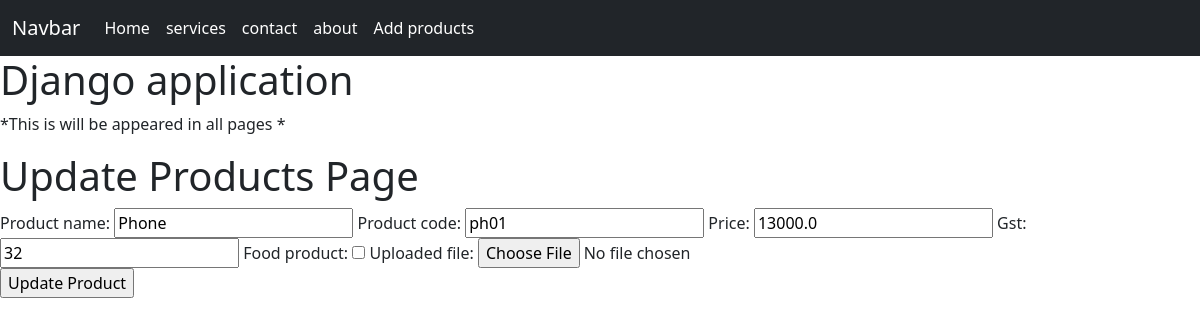
/myapplication/products/update/1/, run on an earlier commit of the app's database.
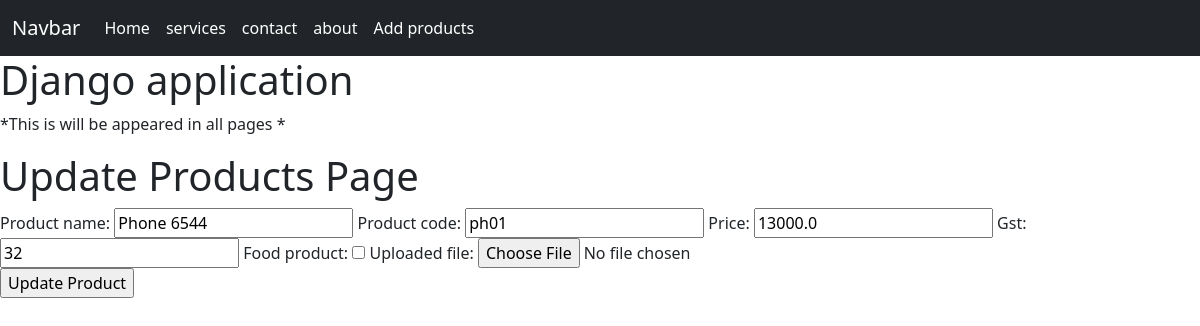
And on a later commit of the database.
### my_application/models.py (models this page shows, shortened)
class Product(models.Model):
    product_name = models.CharField(max_length=250, null=True)
    product_code = models.CharField(max_length=250, null=True)
    price = models.FloatField(default=0)
    gst = models.IntegerField(default=0)
    food_product = models.BooleanField(default=False)
    uploaded_file = models.FileField(upload_to='documents/', null= True)

### my_application/views.py (the view)
# urls.py: path('products/update/<int:pk>/',ProductsUpdate.as_view(),name='update-products'),
class ProductsUpdate(UpdateView):
    model = Product
    form_class = Product_Form
    template_name = 'products_update.html'
    success_url = reverse_lazy('all-products')

### my_application/forms.py
class Product_Form(ModelForm):
    class Meta:
        model = Product
        fields = '__all__'

### frontend/templates/products_update.html (shortened to what this page needs)
{% extends 'base.html' %}
{% block content %}
    <h1>Update Products Page</h1>
    <form action="" method="POST">
        {{ form }}
        <br>
        <input type = "Submit" value="Update Product">
    </form>
{% endblock %}

What changed in the data, as far as the page shows it:
changed Product "ph01": product_name "Phone" → "Phone 6544"
